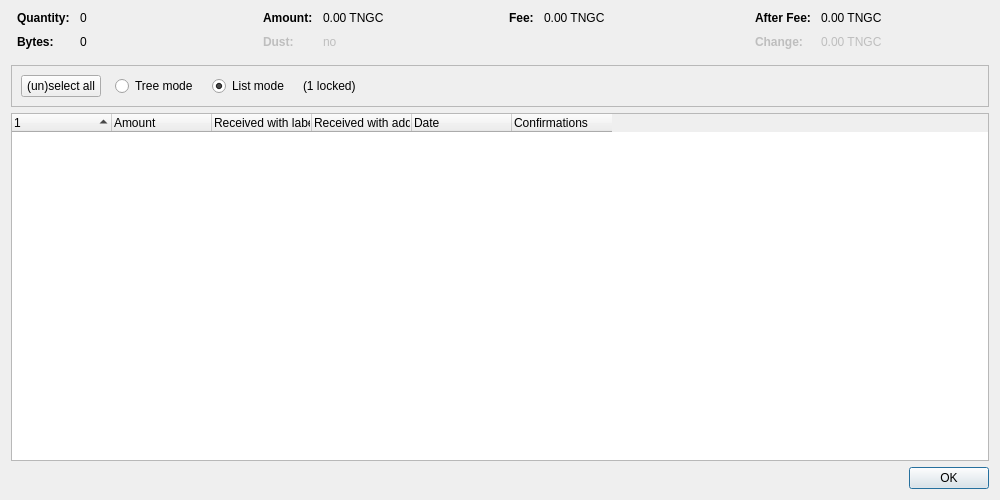
<?xml version="1.0" encoding="UTF-8"?>
<ui version="4.0">
 <class>CoinControlDialog</class>
 <widget class="QDialog" name="CoinControlDialog">
  <property name="geometry">
   <rect>
    <x>0</x>
    <y>0</y>
    <width>1000</width>
    <height>500</height>
   </rect>
  </property>
  <property name="windowTitle">
   <string>Coin Selection</string>
  </property>
  <layout class="QVBoxLayout" name="verticalLayout">
   <item>
    <layout class="QHBoxLayout" name="horizontalLayoutTop" stretch="0,0,0,0">
     <property name="topMargin">
      <number>0</number>
     </property>
     <property name="bottomMargin">
      <number>10</number>
     </property>
     <item>
      <layout class="QFormLayout" name="formLayoutCoinControl1">
       <property name="horizontalSpacing">
        <number>10</number>
       </property>
       <property name="verticalSpacing">
        <number>10</number>
       </property>
       <property name="leftMargin">
        <number>6</number>
       </property>
       <property name="rightMargin">
        <number>6</number>
       </property>
       <item row="0" column="0">
        <widget class="QLabel" name="labelCoinControlQuantityText">
         <property name="font">
          <font>
           <weight>75</weight>
           <bold>true</bold>
          </font>
         </property>
         <property name="text">
          <string>Quantity:</string>
         </property>
        </widget>
       </item>
       <item row="0" column="1">
        <widget class="QLabel" name="labelCoinControlQuantity">
         <property name="cursor">
          <cursorShape>IBeamCursor</cursorShape>
         </property>
         <property name="contextMenuPolicy">
          <enum>Qt::ActionsContextMenu</enum>
         </property>
         <property name="text">
          <string notr="true">0</string>
         </property>
         <property name="textInteractionFlags">
          <set>Qt::LinksAccessibleByMouse|Qt::TextSelectableByKeyboard|Qt::TextSelectableByMouse</set>
         </property>
        </widget>
       </item>
       <item row="1" column="0">
        <widget class="QLabel" name="labelCoinControlBytesText">
         <property name="font">
          <font>
           <weight>75</weight>
           <bold>true</bold>
          </font>
         </property>
         <property name="text">
          <string>Bytes:</string>
         </property>
        </widget>
       </item>
       <item row="1" column="1">
        <widget class="QLabel" name="labelCoinControlBytes">
         <property name="cursor">
          <cursorShape>IBeamCursor</cursorShape>
         </property>
         <property name="contextMenuPolicy">
          <enum>Qt::ActionsContextMenu</enum>
         </property>
         <property name="text">
          <string notr="true">0</string>
         </property>
         <property name="textInteractionFlags">
          <set>Qt::LinksAccessibleByMouse|Qt::TextSelectableByKeyboard|Qt::TextSelectableByMouse</set>
         </property>
        </widget>
       </item>
      </layout>
     </item>
     <item>
      <layout class="QFormLayout" name="formLayoutCoinControl2">
       <property name="horizontalSpacing">
        <number>10</number>
       </property>
       <property name="verticalSpacing">
        <number>10</number>
       </property>
       <property name="leftMargin">
        <number>6</number>
       </property>
       <property name="rightMargin">
        <number>6</number>
       </property>
       <item row="0" column="0">
        <widget class="QLabel" name="labelCoinControlAmountText">
         <property name="font">
          <font>
           <weight>75</weight>
           <bold>true</bold>
          </font>
         </property>
         <property name="text">
          <string>Amount:</string>
         </property>
        </widget>
       </item>
       <item row="0" column="1">
        <widget class="QLabel" name="labelCoinControlAmount">
         <property name="cursor">
          <cursorShape>IBeamCursor</cursorShape>
         </property>
         <property name="contextMenuPolicy">
          <enum>Qt::ActionsContextMenu</enum>
         </property>
         <property name="text">
          <string notr="true">0.00 TNGC</string>
         </property>
         <property name="textInteractionFlags">
          <set>Qt::LinksAccessibleByMouse|Qt::TextSelectableByKeyboard|Qt::TextSelectableByMouse</set>
         </property>
        </widget>
       </item>
       <item row="1" column="0">
        <widget class="QLabel" name="labelCoinControlLowOutputText">
         <property name="enabled">
          <bool>false</bool>
         </property>
         <property name="font">
          <font>
           <weight>75</weight>
           <bold>true</bold>
          </font>
         </property>
         <property name="text">
          <string>Dust:</string>
         </property>
        </widget>
       </item>
       <item row="1" column="1">
        <widget class="QLabel" name="labelCoinControlLowOutput">
         <property name="enabled">
          <bool>false</bool>
         </property>
         <property name="cursor">
          <cursorShape>IBeamCursor</cursorShape>
         </property>
         <property name="contextMenuPolicy">
          <enum>Qt::ActionsContextMenu</enum>
         </property>
         <property name="text">
          <string notr="true">no</string>
         </property>
         <property name="textInteractionFlags">
          <set>Qt::LinksAccessibleByMouse|Qt::TextSelectableByKeyboard|Qt::TextSelectableByMouse</set>
         </property>
        </widget>
       </item>
      </layout>
     </item>
     <item>
      <layout class="QFormLayout" name="formLayoutCoinControl3">
       <property name="horizontalSpacing">
        <number>10</number>
       </property>
       <property name="verticalSpacing">
        <number>10</number>
       </property>
       <property name="leftMargin">
        <number>6</number>
       </property>
       <property name="rightMargin">
        <number>6</number>
       </property>
       <item row="0" column="0">
        <widget class="QLabel" name="labelCoinControlFeeText">
         <property name="font">
          <font>
           <weight>75</weight>
           <bold>true</bold>
          </font>
         </property>
         <property name="text">
          <string>Fee:</string>
         </property>
        </widget>
       </item>
       <item row="0" column="1">
        <widget class="QLabel" name="labelCoinControlFee">
         <property name="cursor">
          <cursorShape>IBeamCursor</cursorShape>
         </property>
         <property name="contextMenuPolicy">
          <enum>Qt::ActionsContextMenu</enum>
         </property>
         <property name="text">
          <string notr="true">0.00 TNGC</string>
         </property>
         <property name="textInteractionFlags">
          <set>Qt::LinksAccessibleByMouse|Qt::TextSelectableByKeyboard|Qt::TextSelectableByMouse</set>
         </property>
        </widget>
       </item>
      </layout>
     </item>
     <item>
      <layout class="QFormLayout" name="formLayoutCoinControl4">
       <property name="horizontalSpacing">
        <number>10</number>
       </property>
       <property name="verticalSpacing">
        <number>10</number>
       </property>
       <property name="leftMargin">
        <number>6</number>
       </property>
       <property name="rightMargin">
        <number>6</number>
       </property>
       <item row="0" column="0">
        <widget class="QLabel" name="labelCoinControlAfterFeeText">
         <property name="font">
          <font>
           <weight>75</weight>
           <bold>true</bold>
          </font>
         </property>
         <property name="text">
          <string>After Fee:</string>
         </property>
        </widget>
       </item>
       <item row="0" column="1">
        <widget class="QLabel" name="labelCoinControlAfterFee">
         <property name="cursor">
          <cursorShape>IBeamCursor</cursorShape>
         </property>
         <property name="contextMenuPolicy">
          <enum>Qt::ActionsContextMenu</enum>
         </property>
         <property name="text">
          <string notr="true">0.00 TNGC</string>
         </property>
         <property name="textInteractionFlags">
          <set>Qt::LinksAccessibleByMouse|Qt::TextSelectableByKeyboard|Qt::TextSelectableByMouse</set>
         </property>
        </widget>
       </item>
       <item row="1" column="0">
        <widget class="QLabel" name="labelCoinControlChangeText">
         <property name="enabled">
          <bool>false</bool>
         </property>
         <property name="font">
          <font>
           <weight>75</weight>
           <bold>true</bold>
          </font>
         </property>
         <property name="text">
          <string>Change:</string>
         </property>
        </widget>
       </item>
       <item row="1" column="1">
        <widget class="QLabel" name="labelCoinControlChange">
         <property name="enabled">
          <bool>false</bool>
         </property>
         <property name="cursor">
          <cursorShape>IBeamCursor</cursorShape>
         </property>
         <property name="contextMenuPolicy">
          <enum>Qt::ActionsContextMenu</enum>
         </property>
         <property name="text">
          <string notr="true">0.00 TNGC</string>
         </property>
         <property name="textInteractionFlags">
          <set>Qt::LinksAccessibleByMouse|Qt::TextSelectableByKeyboard|Qt::TextSelectableByMouse</set>
         </property>
        </widget>
       </item>
      </layout>
     </item>
    </layout>
   </item>
   <item>
    <widget class="QFrame" name="frame">
     <property name="minimumSize">
      <size>
       <width>0</width>
       <height>40</height>
      </size>
     </property>
     <property name="frameShape">
      <enum>QFrame::StyledPanel</enum>
     </property>
     <property name="frameShadow">
      <enum>QFrame::Sunken</enum>
     </property>
     <layout class="QHBoxLayout" name="horizontalLayout">
      <item>
       <layout class="QHBoxLayout" name="horizontalLayoutPanel" stretch="0,0,0,0,0">
        <property name="spacing">
         <number>14</number>
        </property>
        <item>
         <widget class="QPushButton" name="pushButtonSelectAll">
          <property name="sizePolicy">
           <sizepolicy hsizetype="Maximum" vsizetype="Fixed">
            <horstretch>0</horstretch>
            <verstretch>0</verstretch>
           </sizepolicy>
          </property>
          <property name="text">
           <string>(un)select all</string>
          </property>
          <property name="autoDefault">
           <bool>false</bool>
          </property>
         </widget>
        </item>
        <item>
         <widget class="QRadioButton" name="radioTreeMode">
          <property name="sizePolicy">
           <sizepolicy hsizetype="Maximum" vsizetype="Fixed">
            <horstretch>0</horstretch>
            <verstretch>0</verstretch>
           </sizepolicy>
          </property>
          <property name="text">
           <string>Tree mode</string>
          </property>
         </widget>
        </item>
        <item>
         <widget class="QRadioButton" name="radioListMode">
          <property name="sizePolicy">
           <sizepolicy hsizetype="Maximum" vsizetype="Fixed">
            <horstretch>0</horstretch>
            <verstretch>0</verstretch>
           </sizepolicy>
          </property>
          <property name="text">
           <string>List mode</string>
          </property>
          <property name="checked">
           <bool>true</bool>
          </property>
         </widget>
        </item>
        <item>
         <widget class="QLabel" name="labelLocked">
          <property name="text">
           <string notr="true">(1 locked)</string>
          </property>
         </widget>
        </item>
        <item>
         <spacer name="horizontalSpacer">
          <property name="orientation">
           <enum>Qt::Horizontal</enum>
          </property>
          <property name="sizeHint" stdset="0">
           <size>
            <width>40</width>
            <height>20</height>
           </size>
          </property>
         </spacer>
        </item>
       </layout>
      </item>
     </layout>
    </widget>
   </item>
   <item>
    <widget class="CoinControlTreeWidget" name="treeWidget">
     <property name="contextMenuPolicy">
      <enum>Qt::CustomContextMenu</enum>
     </property>
     <property name="sortingEnabled">
      <bool>false</bool>
     </property>
     <property name="columnCount">
      <number>6</number>
     </property>
     <attribute name="headerShowSortIndicator" stdset="0">
      <bool>true</bool>
     </attribute>
     <attribute name="headerStretchLastSection">
      <bool>false</bool>
     </attribute>
     <column>
      <property name="text">
       <string/>
      </property>
     </column>
     <column>
      <property name="text">
       <string>Amount</string>
      </property>
     </column>
     <column>
      <property name="text">
       <string>Received with label</string>
      </property>
     </column>
     <column>
      <property name="text">
       <string>Received with address</string>
      </property>
     </column>
     <column>
      <property name="text">
       <string>Date</string>
      </property>
     </column>
     <column>
      <property name="text">
       <string>Confirmations</string>
      </property>
      <property name="toolTip">
       <string>Confirmed</string>
      </property>
     </column>
     <column>
      <property name="text">
       <string/>
      </property>
     </column>
     <column>
      <property name="text">
       <string/>
      </property>
     </column>
     <column>
      <property name="text">
       <string/>
      </property>
     </column>
     <column>
      <property name="text">
       <string/>
      </property>
     </column>
    </widget>
   </item>
   <item>
    <widget class="QDialogButtonBox" name="buttonBox">
     <property name="orientation">
      <enum>Qt::Horizontal</enum>
     </property>
     <property name="standardButtons">
      <set>QDialogButtonBox::Ok</set>
     </property>
    </widget>
   </item>
  </layout>
 </widget>
 <customwidgets>
  <customwidget>
   <class>CoinControlTreeWidget</class>
   <extends>QTreeWidget</extends>
   <header>qt/coincontroltreewidget.h</header>
  </customwidget>
 </customwidgets>
 <resources/>
 <connections/>
</ui>
